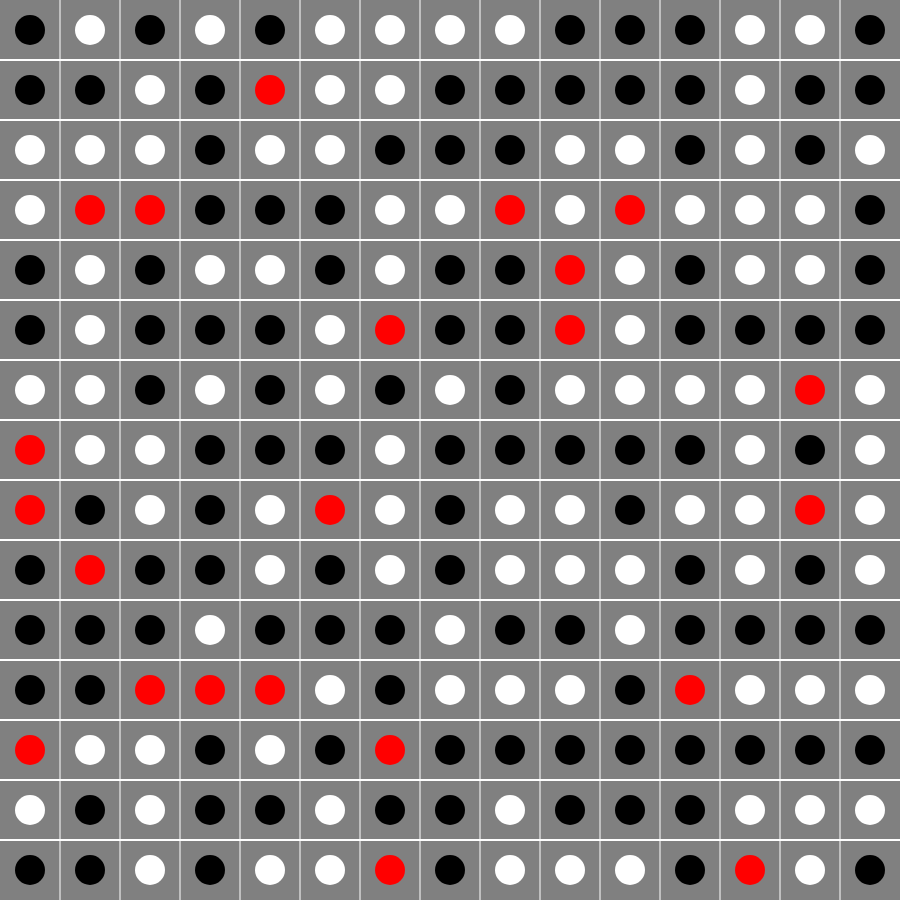
Frame 1 (no input)
Frame 60 (no input): identical to frame 1, image omitted
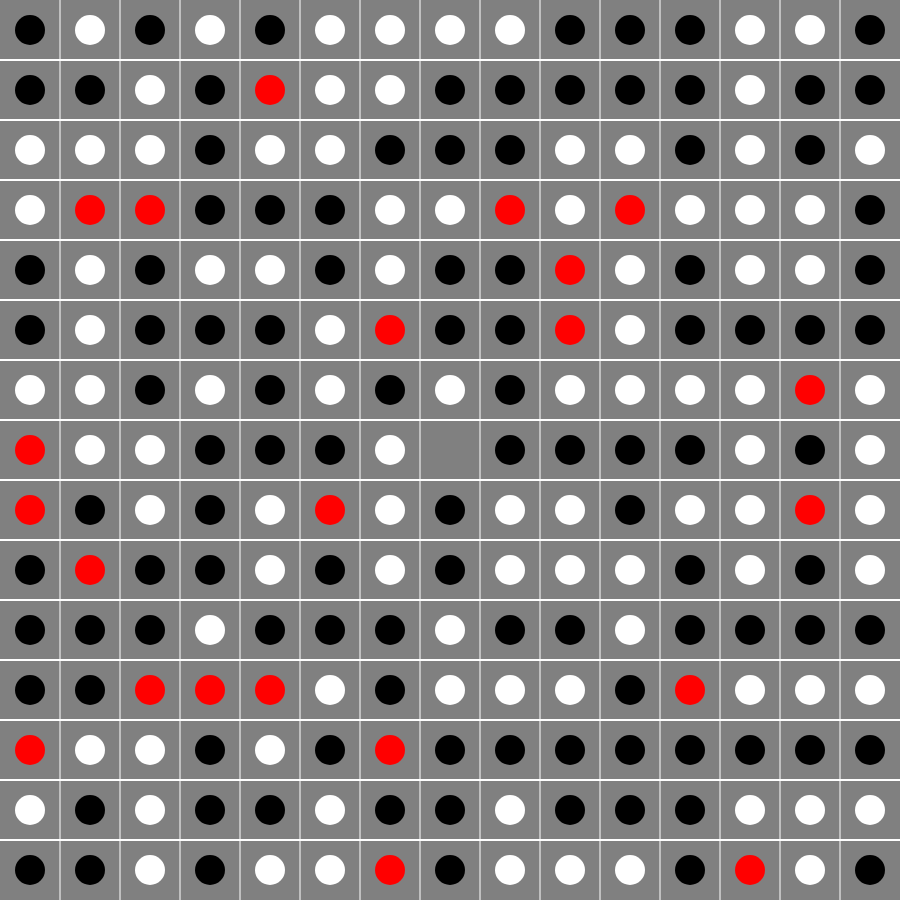
Frame 120 (the mouse pressed at the canvas centre since frame 60)

The p5.js sketch that drew these frames (run headless with seeded random() and noise() and a simulated clock; from frame 60 on, the mouse is pressed at the canvas centre):

// p5.js sketch
// ── sketch.js
var squares;
var orbs = [];


function setup()    {
    createCanvas(900, 900);
    squares = 15;
    
    
    for (var i = 0; i < squares; i++)  {
        line(i*(width/squares), 0, i*(width/squares), height);
        
        for (var j = 0; j < squares; j++)  {
            line(0, j*(height/squares), width, j*(height/squares));
            
            
            orbs.push(new Orb(j*(height/squares)+((height/squares)/2), i*(width/squares)+((width/squares)/2)));
            //ellipse(j*(height/rows)+((height/rows)/2), i*(width/cols)+((width/cols)/2), 10, 10);
        }
    }

}


function draw() {
    background(255/2);
    stroke(255);
        for (var i = 1; i < squares; i++)  {
        line(i*(width/squares), 0, i*(width/squares), height);
        
        for (var j = 1; j < squares; j++)  {
            line(0, j*(height/squares), width, j*(height/squares));
        }
        }


    for (var k = 0; k < orbs.length; k++)   {
        orbs[k].display();
        if (orbs[k].pressed())    {
            orbs.splice(k, 1);
        }
    }


    
}

// ── orb.js
function Orb (x, y)  {
    this.x = x;
    this.y = y;
    this.rad = 10;
    this.rand = random(10);
    
    
    this.display = function()   {
        if (this.rand < 4.5)    {
            fill(255);
        }   else if (this.rand < 9 ) {
            fill(0);
        }   else    {
            fill(255, 0, 0);
        }
        noStroke();
        ellipse(this.x, this.y, (width/squares)/2, (height/squares)/2);
    };
        this.pressed = function()   {
            var d = dist(mouseX, mouseY, this.x, this.y);
            if (d < (width/squares)/2 && mouseIsPressed)   {
                return true;
            }
            
        };
    
    
}
